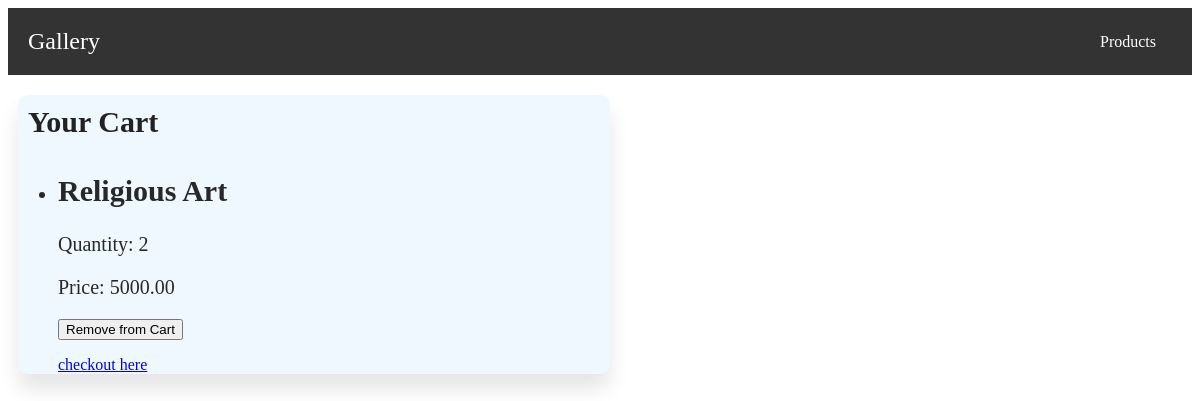
The page /cart/ (signed in) on the database its author committed.
### shop/models.py (models this page shows, shortened)
class CartProduct(models.Model):
    cart = models.ForeignKey(Cart, on_delete=models.CASCADE)
    product = models.ForeignKey(Product, on_delete=models.CASCADE)
    quantity = models.PositiveIntegerField(default=1)

class Product(models.Model):
    name = models.CharField(max_length=100)
    description = models.TextField()
    price = models.DecimalField(max_digits=10, decimal_places=2)
    discount = models.DecimalField(max_digits=4, decimal_places=2)
    video_url = models.URLField(default="https://res.cloudinary.com/dn7sk8y8y/video/upload/v1720029053/WhatsApp_Video_2024-07-03_at_23.15.49_34d932f7_rx0t8l.mp4 ")
    image_url = models.URLField(default="https://indianartideas.in/articleimages/1575894895Significance-of-Online-Indian-Art-Gallery.jpg")

### shop/views.py (the view)
# urls.py: path('cart/', views.cart, name='cart'),
def cart(request):
    cart = Cart.objects.get(user=request.user)
    return render(request, 'cart.html', {'cart': cart})

### templates/cart.html (shortened to what this page needs)
<!DOCTYPE html>
<html lang="en">
<head>
    <!-- {% load static %}
    <link rel="stylesheet" href="{% static 'css/styles.css' %}"> -->
</head>
<body>
    <nav>
        <div class="logo">
            <a href="#">Gallery</a>
        </div>
        <ul>
            <li><a href="{% url 'home' %} ">Products</a></li>
        </ul>
    </nav>
    <div class="cart-container">
        <h1>Your Cart</h1>
        <ul>
            {% for cart_product in cart.cartproduct_set.all %}
            <li>
                <h2>{{ cart_product.product.name }}</h2>
                <p>Quantity: {{ cart_product.quantity }}</p>
                <p>Price: {{ cart_product.product.price }}</p>
            </li>
            <button class="btn btn-primary" type="submit">Remove from Cart</button>
            {% empty %}
            <li>Your cart is empty.</li>
            {% endfor %}
        </ul>
        <a href="{% url 'checkout' %}" >checkout here</a>
    </div>
</body>
</html>

### templates/cart.html (style rules this page uses)
body { background: url('https://images.pexels.com/photos/1629236/pexels-photo-1629236.jpeg?auto=compress&cs=tinysrgb&w=600'); background-size: cover; background-repeat: no-repeat; }
nav { background-color: #333; color: white; padding: 20px; display: flex; justify-content: space-between; align-items: center; }
nav .logo a { color: white; text-decoration: none; font-size: 24px; }
nav ul { list-style-type: none; margin: 0; padding: 0; display: flex; gap: 10px; }
nav ul li { display: inline; }
nav ul li a { color: white; text-decoration: none; padding: 8px 16px; border-radius: 4px; }
.cart-container { background-color: aliceblue; width: 50%; margin:10px; box-shadow: 0px 15px 20px rgba(0,0,0,0.1); border-radius: 10px; }
.cart-container h1 { padding: 10px; color: rgb(34, 34, 34); font-size: 30px; }
.cart-container li { color: rgb(40, 40, 40); font-size: 20px; }
.cart-container a { margin-left: 40px; }

### rows shown on the page
CartProduct: product.name "Religious Art", quantity "2", product.price "5000.00"
